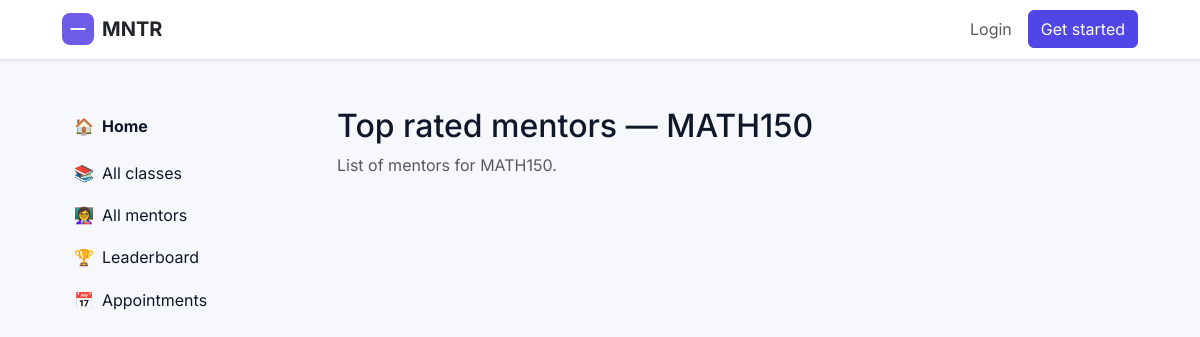
/top-classes/MATH150/, run on an earlier commit of the app's database.
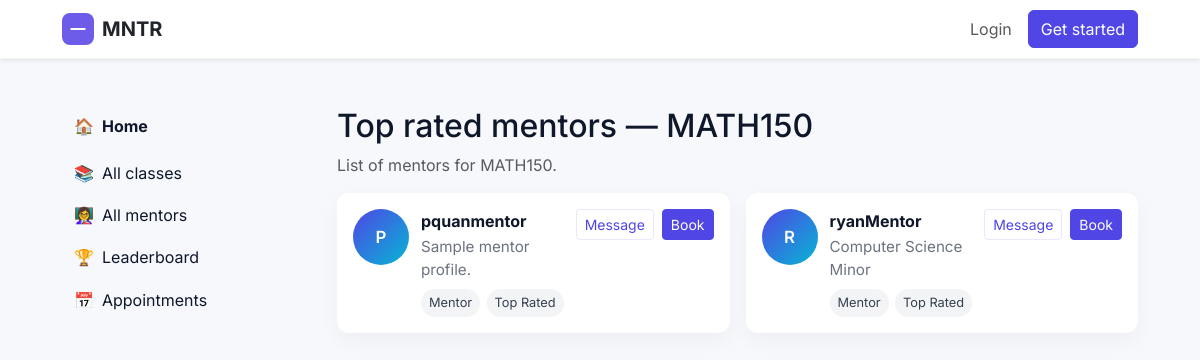
And on a later commit of the database.
### accounts/models.py (models this page shows, shortened)
class Mentor(models.Model):
    user = models.OneToOneField(User, on_delete=models.CASCADE, related_name='mentor_profile')
    bio = models.TextField(blank=True)
    subjects = models.CharField(max_length=300, blank=True)
    class_codes = models.CharField(max_length=300, blank=True, default="")
    approved = models.BooleanField(default=False)
    rating = models.DecimalField(max_digits=3, decimal_places=2, null=True, blank=True)
    avatar = models.ImageField(upload_to='mentor_avatars/', null=True, blank=True)
    created_at = models.DateTimeField(auto_now_add=True)

### accounts/views.py (the view)
# urls.py: path('top-classes/<str:course>/', views.top_class_detail, name='top_class_detail'),
def top_class_detail(request, course):
    mentors = Mentor.objects.filter(approved=True, class_codes__icontains=course).select_related('user')[:12]
    course_display = course.replace('-', ' ')
    return render(request, 'top_class_detail.html', {'course': course_display, 'mentors': mentors})

### templates/top_class_detail.html
{% extends 'base.html' %}
{% block content %}
  <div class="mt-4">
    <h2>Top rated mentors — {{ course }}</h2>
    <p class="text-muted">List of mentors for {{ course }}.</p>
    <div class="mentor-grid mt-3">
      {% for mentor in mentors %}
        <div class="mentor-card">
          <div class="mentor-avatar">{{ mentor.user.username|slice:":1"|upper }}</div>
          <div class="mentor-meta">
            <div class="mentor-name">{{ mentor.user.username }}</div>
            <div class="mentor-bio">{{ mentor.bio|default:"Sample mentor profile." }}</div>
            <div class="mentor-tags mt-2">
              <div class="tag">Mentor</div>
              <div class="tag">Top Rated</div>
            </div>
          </div>
          <div class="mentor-actions">
            <a class="btn btn-outline-primary btn-sm" href="#">Message</a>
            <a class="btn btn-primary btn-sm" href="#">Book</a>
          </div>
        </div>
      {% endfor %}
    </div>
  </div>
{% endblock %}

What changed in the data, as far as the page shows it:
now on this page (row edited): Mentor: user.username "P", user.username "pquanmentor", bio "Sample mentor profile."
added Mentor: user.username "R", user.username "ryanMentor", bio "Computer Science Minor"
